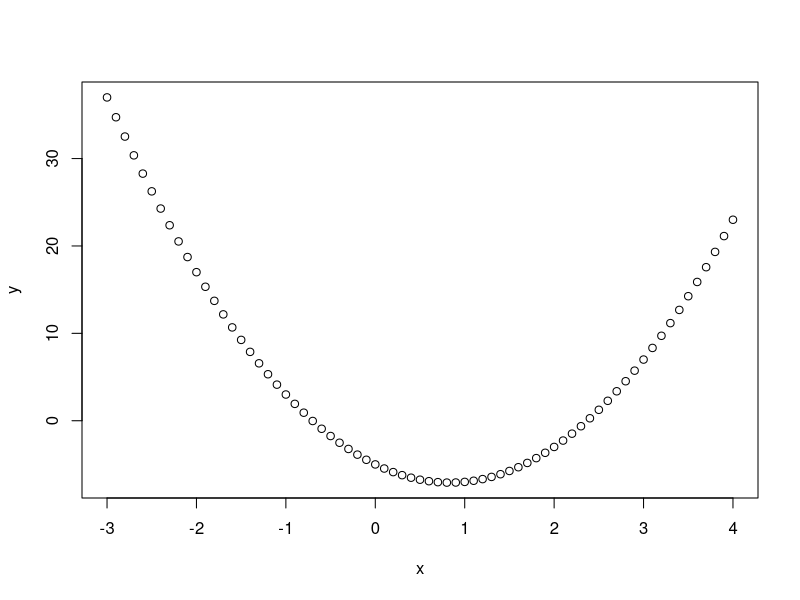

Write R code to recreate this figure.
## ---- chunk 1
my.Function<-function(my.X) {
  my.X^2*3-my.X*5-5
}
## ---- chunk 2
my.Optimizer<-function(Start.Value,Function.To.Optimize,Epsilon){
   
  #initialize check.done so that it does not satisfy while condition below
  check.done <- 1;
  
  #initialize 'old.value' parameter
  old.value <- Start.Value;
  
  #initialize the counter that determines the number of times the while loop executes
  iter <- 0
  
  #set an 'h' value for the derivative estimation
  h <- .00000001
  
  while(check.done > Epsilon){
    
    new.value <- old.value - (Function.To.Optimize(old.value)/
                             ((Function.To.Optimize(old.value+h)-Function.To.Optimize(old.value))/(h)))
    
    check.done <- abs(new.value - old.value)
    
    old.value <- new.value
    
    iter <- iter+1
    
  }
  
  return(old.value)
  
}
## ---- chunk 3
#first obtain the output from the optimizer that I created
my.Optimizer(-5,my.Function,.0001)

#now check this against the output out uniroot()
uniroot(my.Function,lower=-5,upper=1)
## ---- chunk 4
optim(-5, 
      fn = my.Function,
      method="L-BFGS-B",
      hessian=TRUE,
      lower=c(-Inf,0))
## ---- chunk 5
#show a plot of the function
x <- seq(from=-3,to=4,by=.1)
y <- my.Function(x)
plot(x,y)
